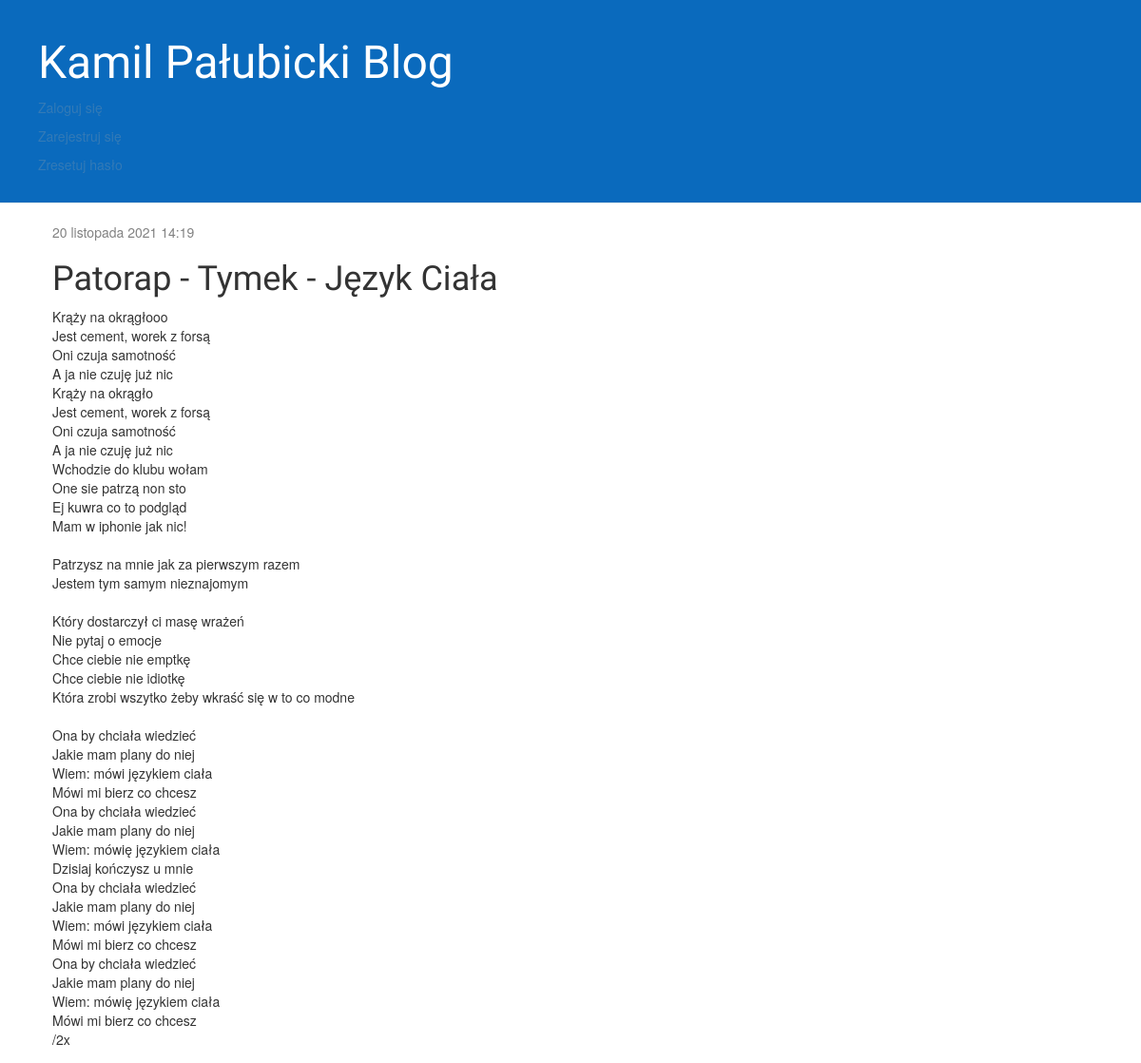
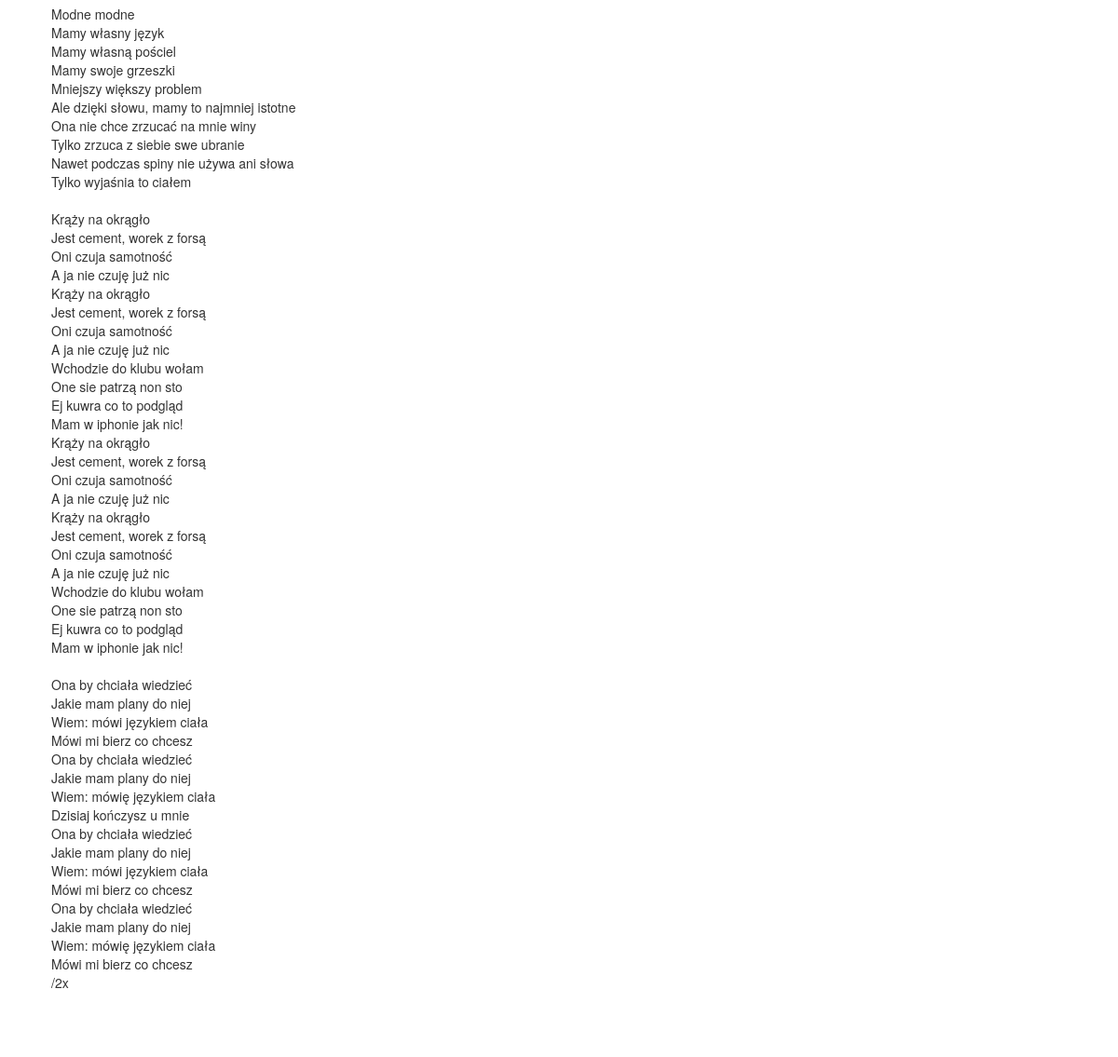
/post/5/, run on the app's committed database (2 pictures, top to bottom).
### blog/models.py (models this page shows, shortened)
class Post(models.Model):
    author = models.ForeignKey('auth.User', on_delete=models.CASCADE)
    title = models.CharField(max_length=200)
    text = models.TextField()
    created_date = models.DateTimeField(
            default=timezone.now)
    published_date = models.DateTimeField(
            blank=True, null=True)

### blog/views.py (the view)
# urls.py: path('post/<int:pk>/', views.post_detail, name='post_detail'),
def post_detail(request, pk):
    post = get_object_or_404(Post, pk=pk)
    return render(request, 'blog/post_detail.html', {'post': post})

### blog/templates/blog/post_detail.html (shortened to what this page needs)
{% extends 'blog/base.html' %}
{% block content %}
    <div class="post">
        {% if post.published_date %}
            <div class="date">
                {{ post.published_date }}
            </div>
        {% endif %}
        <h1>{{ post.title }}</h1>
        <p>{{ post.text|linebreaksbr }}</p>
    </div>
{% endblock %}

### blog/static/css/blog.css (style rules this page uses)
h1, h2, h3, h4 { font-family: 'Lobster', cursive; }
.date { color: #828282; }
.post { margin-bottom: 70px; }

### data on the page
Post: published_date "20 listopada 2021 14:19", title "Patorap - Tymek - Język Ciała", text "Krąży na okrągłooo Jest cement, worek z forsą Oni czuja samotność A ja nie czuję już nic Krąży na okrągło Jest cement, worek z forsą Oni czuja samotność A ja nie czuję już nic Wchodzie do klubu wołam One sie patrzą non sto Ej kuwra co to podgląd Mam w iphonie jak nic! Patrzysz na mnie jak za pierwszym razem Jestem tym samym nieznajomym Który dostarczył ci masę wrażeń Nie pytaj o emocje Chce ciebie nie emptkę Chce ciebie nie idiotkę Która zrobi wszytko żeby wkraść się w to co modne Ona by chciała wiedzieć Jakie mam plany do niej Wiem: mówi językiem ciała Mówi mi bierz co chcesz Ona by chciała wiedzieć Jakie mam plany do niej Wiem: mówię językiem ciała Dzisiaj kończysz u mnie Ona by chciała…"
